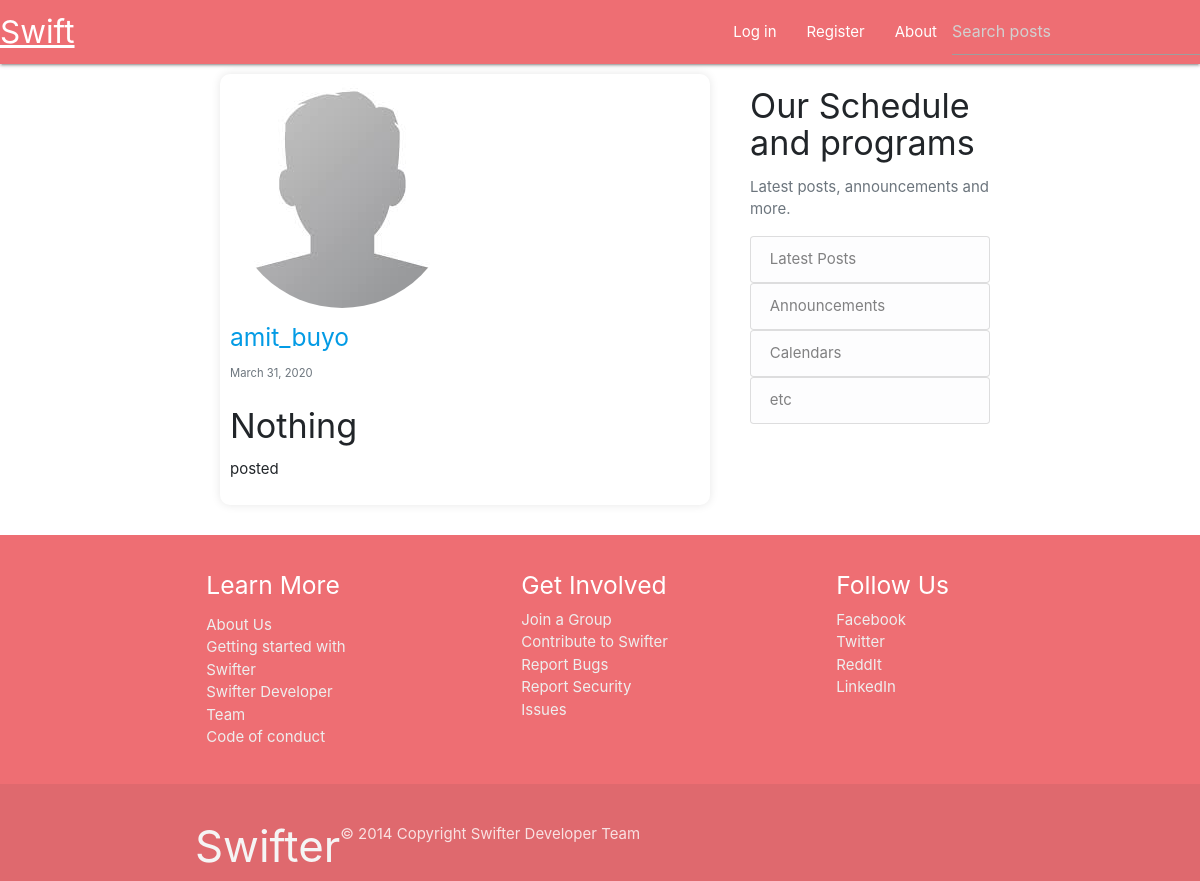
Screenshot of /post/11/ with the database file from the repository.
### blog/models.py (models this page shows, shortened)
class Post(models.Model):
    title = models.CharField(max_length=100)
    author = models.ForeignKey(User, on_delete=models.CASCADE, default=None)
    date_posted = models.DateTimeField(default=timezone.now)
    content = models.TextField()

### user/models.py (models this page shows, shortened)
class Profile(models.Model):
    user = models.OneToOneField(User, on_delete=models.CASCADE)
    prof_pic = models.ImageField(default="default.jpg", upload_to='profile_pics')
    bio = models.TextField()
    address = models.CharField(max_length=100)
    date_joined = models.DateTimeField(default=timezone.now)

### blog/views.py (the view)
# urls.py: path('post/<int:pk>/', PostDetailView.as_view(), name='post-detail'),
class PostDetailView(DetailView):
    model = Post

### blog/templates/blog/post_detail.html (shortened to what this page needs)
{% extends 'index.html' %}
{% block content %}
	<article class="media content-section">
      <div class="media-body" style="
        border:none;
        border-radius: 10px;
        box-shadow: 0px 0px 10px rgba(0, 0, 0, 0.1);
        padding-top: 1rem;
        margin: 10px;
        padding: 10px;">
        <img class="rounded-circle account-img" src="{{object.author.profile.prof_pic.url}}">
        <div class="article-metadata">
        <h5><a class="mr-2" href="{% url 'user-posts' object.author.username %}">{{ object.author }}</a></h5>
          <small class="text-muted">{{ object.date_posted|date:"F d, Y" }}</small>
        </div>
        <h4 class="article-title">{{ object.title }}</h4>
        <p class="article-content">{{ object.content }}</p>
      </div>
    </article>
{% endblock %}

### rows the page displays
Post: author.profile.prof_pic (placeholder picture), author "amit_buyo", date_posted "March 31, 2020", title "Nothing", content "posted"
